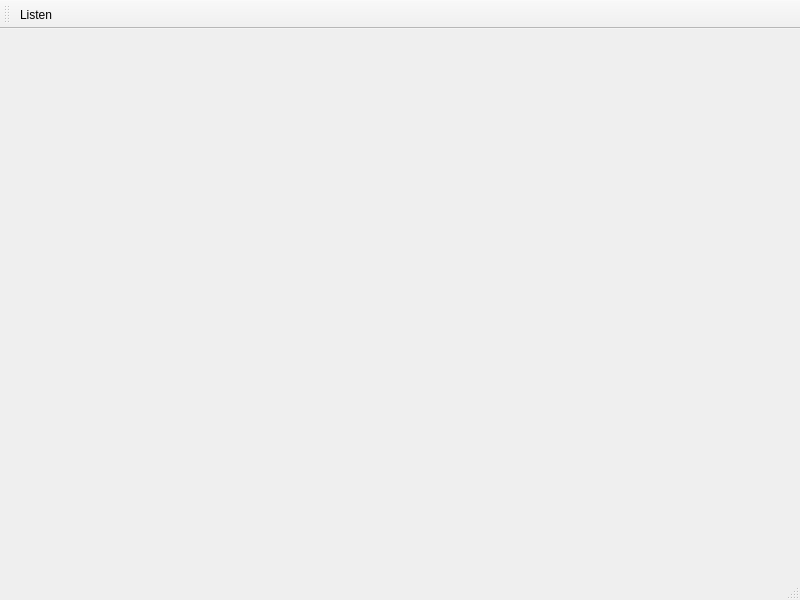
<?xml version="1.0" encoding="UTF-8"?>
<ui version="4.0">
 <class>MainWindow</class>
 <widget class="QMainWindow" name="MainWindow">
  <property name="geometry">
   <rect>
    <x>0</x>
    <y>0</y>
    <width>800</width>
    <height>600</height>
   </rect>
  </property>
  <property name="windowTitle">
   <string>MainWindow</string>
  </property>
  <widget class="QWidget" name="centralwidget">
   <layout class="QGridLayout" name="gridLayout_2">
    <item row="0" column="0">
     <layout class="QHBoxLayout" name="horizontalLayout"/>
    </item>
   </layout>
  </widget>
  <widget class="QMenuBar" name="menubar">
   <property name="geometry">
    <rect>
     <x>0</x>
     <y>0</y>
     <width>800</width>
     <height>21</height>
    </rect>
   </property>
  </widget>
  <widget class="QStatusBar" name="statusbar"/>
  <widget class="QToolBar" name="toolBar">
   <property name="windowTitle">
    <string>toolBar</string>
   </property>
   <attribute name="toolBarArea">
    <enum>TopToolBarArea</enum>
   </attribute>
   <attribute name="toolBarBreak">
    <bool>false</bool>
   </attribute>
   <addaction name="actionListen"/>
  </widget>
  <action name="actionListen">
   <property name="checkable">
    <bool>true</bool>
   </property>
   <property name="icon">
    <iconset>
     <normaloff>../res/network-wireless.png</normaloff>../res/network-wireless.png</iconset>
   </property>
   <property name="text">
    <string>Listen</string>
   </property>
  </action>
 </widget>
 <resources/>
 <connections/>
</ui>
